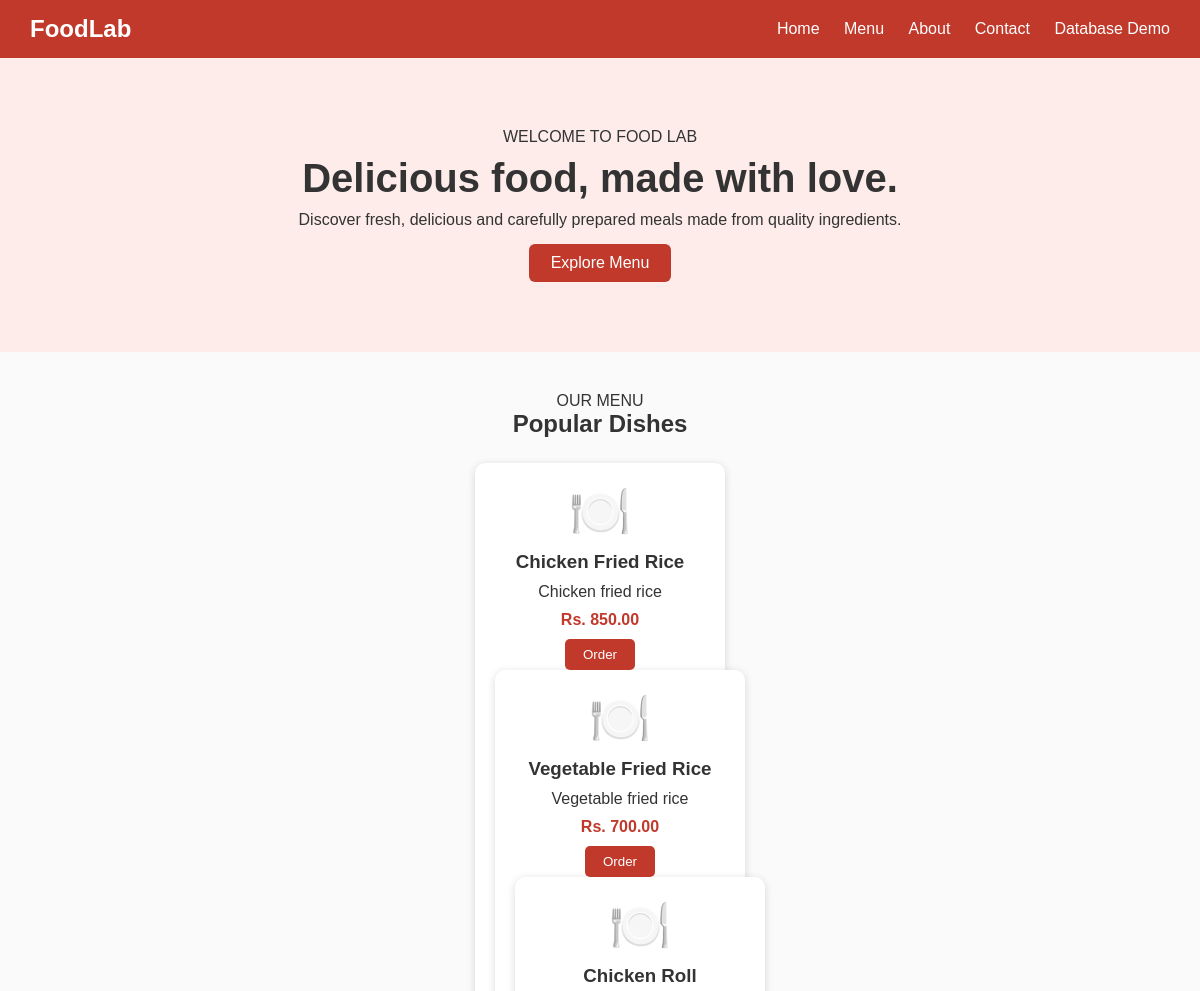
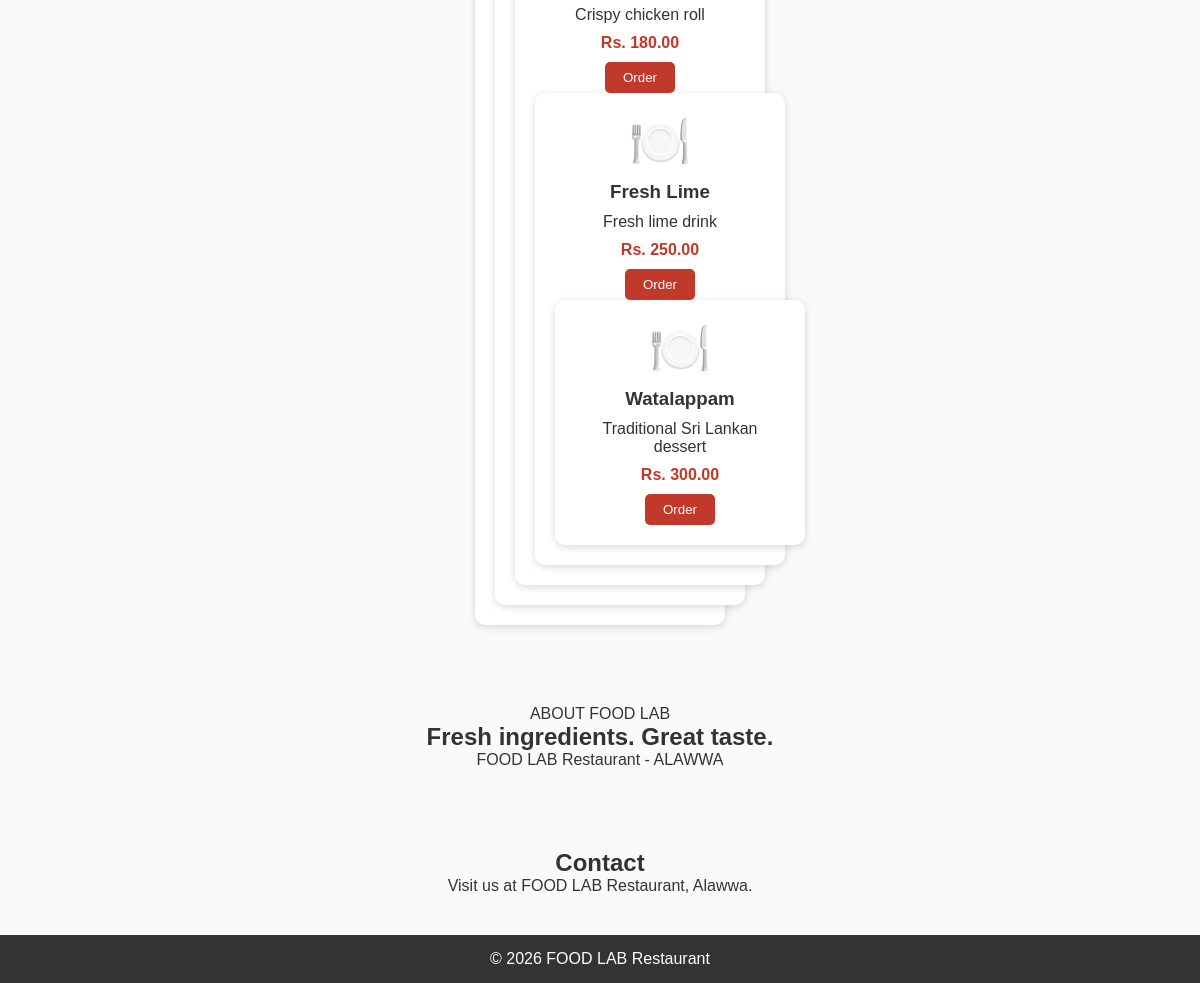
The page / on the database its author committed (2 pictures, top to bottom).
### tables this page shows
CREATE TABLE `menu_items` (
  `item_id` int(10) UNSIGNED NOT NULL,
  `category_id` int(10) UNSIGNED NOT NULL,
  `item_name` varchar(150) NOT NULL,
  `description` text DEFAULT NULL,
  `price` decimal(10,2) NOT NULL,
  `image_path` varchar(255) DEFAULT NULL,
  `availability` enum('AVAILABLE','UNAVAILABLE') DEFAULT 'AVAILABLE',
  `created_at` timestamp NOT NULL DEFAULT current_timestamp(),
  `updated_at` timestamp NOT NULL DEFAULT current_timestamp() ON UPDATE current_timestamp()
);

### index.php (the view, shortened to what this page needs)
<?php
require_once __DIR__ . "/config/db.php";
$items = $pdo->query(
    "SELECT item_name, description, price
     FROM menu_items
     WHERE availability = 'AVAILABLE'
     ORDER BY category_id, item_id"
)->fetchAll();
?>
<!DOCTYPE html>
<html lang="en">
<head>
    <link rel="stylesheet" href="css/style.css">
</head>
<body>
<header>
    <div class="logo">FoodLab</div>
    <nav>
        <a href="index.php">Home</a>
        <a href="#menu">Menu</a>
        <a href="#about">About</a>
        <a href="#contact">Contact</a>
        <a href="demo.php">Database Demo</a>
    </nav>
</header>
<div class="hero">
    <p>WELCOME TO FOOD LAB</p>
    <h1>Delicious food, made with love.</h1>
    <p>Discover fresh, delicious and carefully prepared meals made from quality ingredients.</p>
    <a class="btn" href="#menu">Explore Menu</a>
</div>
<section id="menu">
    <p>OUR MENU</p>
    <h2>Popular Dishes</h2>
    <div class="cards">
    <?php foreach ($items as $item): ?>
        <div class="food-card">
            <div class="icon">🍽️</div>
            <h3><?= htmlspecialchars($item['item_name']) ?></h3>
            <p><?= htmlspecialchars($item['description']) ?></p>
            <p class="price">Rs. <?= number_format($item['price'], 2) ?></p>
            <button class="order-button">Order</button>
    <?php endforeach; ?>
</div>
    </div>
</section>
<section id="about">
    <p>ABOUT FOOD LAB</p>
    <h2>Fresh ingredients. Great taste.</h2>
    <p>FOOD LAB Restaurant - ALAWWA</p>
</section>
<section id="contact">
    <h2>Contact</h2>
    <p>Visit us at FOOD LAB Restaurant, Alawwa.</p>
</section>
<footer>&copy; 2026 FOOD LAB Restaurant</footer>
</body>
</html>

### css/style.css (style rules this page uses)
* { box-sizing: border-box; margin: 0; padding: 0; }
body { font-family: Arial, sans-serif; color: #333; background: #fafafa; }
header { background: #c0392b; color: #fff; padding: 15px 30px; display: flex; justify-content: space-between; align-items: center; }
header .logo { font-size: 24px; font-weight: bold; }
nav a { color: #fff; text-decoration: none; margin-left: 20px; }
.hero { text-align: center; padding: 70px 20px; background: #fdecea; }
.hero h1 { font-size: 40px; margin: 10px 0; }
.btn { display: inline-block; background: #c0392b; color: #fff; padding: 10px 22px; border-radius: 6px; text-decoration: none; margin-top: 15px; }
section { padding: 40px 30px; text-align: center; }
.cards { display: flex; gap: 25px; justify-content: center; flex-wrap: wrap; margin-top: 25px; }
.food-card { background: #fff; width: 250px; padding: 20px; border-radius: 10px; box-shadow: 0 2px 8px rgba(0,0,0,.15); }
.food-card .icon { font-size: 50px; }
.food-card h3 { margin: 10px 0; }
.price { font-weight: bold; color: #c0392b; margin: 10px 0; }
.order-button { background: #c0392b; color: #fff; border: none; padding: 8px 18px; border-radius: 5px; cursor: pointer; }
footer { background: #333; color: #fff; text-align: center; padding: 15px; }

### rows shown on the page
menu_items: item_name "Chicken Fried Rice", description "Chicken fried rice", price "850.00"
menu_items: item_name "Vegetable Fried Rice", description "Vegetable fried rice", price "700.00"
menu_items: item_name "Chicken Roll", description "Crispy chicken roll", price "180.00"
menu_items: item_name "Fresh Lime", description "Fresh lime drink", price "250.00"
menu_items: item_name "Watalappam", description "Traditional Sri Lankan dessert", price "300.00"
